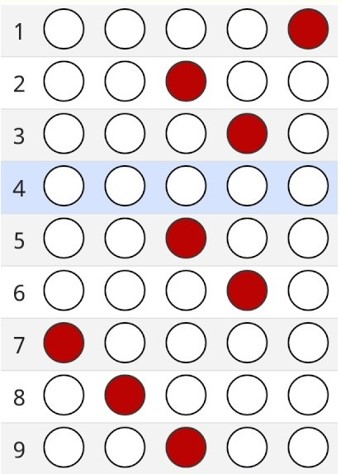
#> input picture Optik Okuyucu/resim.jpg, 341 x 474 px
$ python yeni_resim.py
#> lines starting #> are read from the running program, lines starting #| are printed output that depends on the picture; after the words box and inside, x2 and y2 are one past the last pixel; in counts of white or black regions, pixels touching at a corner belong together
import cv2
img=cv2.imread('resim.jpg',0)
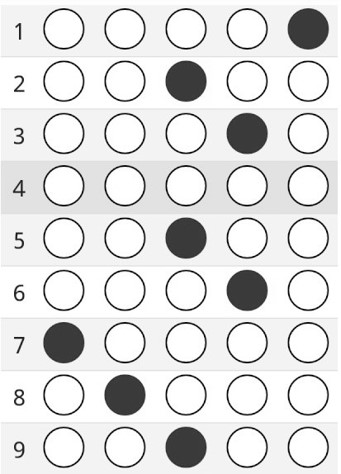
#> img: shape (474, 341); min 0, max 255, mean 223.5
ret,th = cv2.threshold(img,125,255,cv2.THRESH_BINARY)
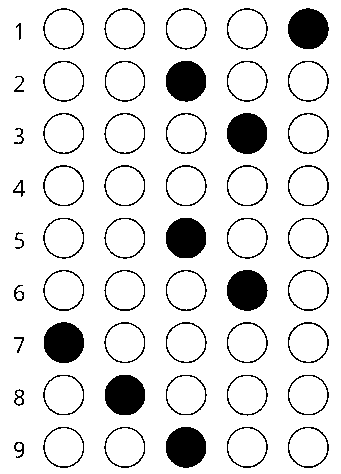
#> th: shape (474, 341); 89% white; 54 black regions, largest, box (x1, y1, x2, y2) and area: (227, 113, 267, 154) 1310, (227, 270, 268, 311) 1309, (288, 8, 329, 49) 1308

cv2.circle(th,(62,29),21,(0,0,0),-1)
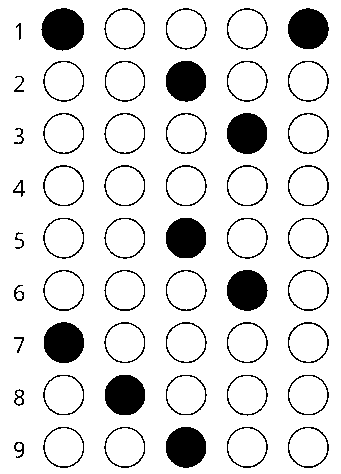
#> th: shape (474, 341); 88.2% white; 54 black regions, largest, box (x1, y1, x2, y2) and area: (41, 8, 84, 51) 1412, (227, 113, 267, 154) 1310, (227, 270, 268, 311) 1309


cv2.imshow('2 kere işaretlenmiş',th)
cv2.imwrite('cift.jpg',th)
cv2.waitKey(0)
cv2.destroyAllWindows()
